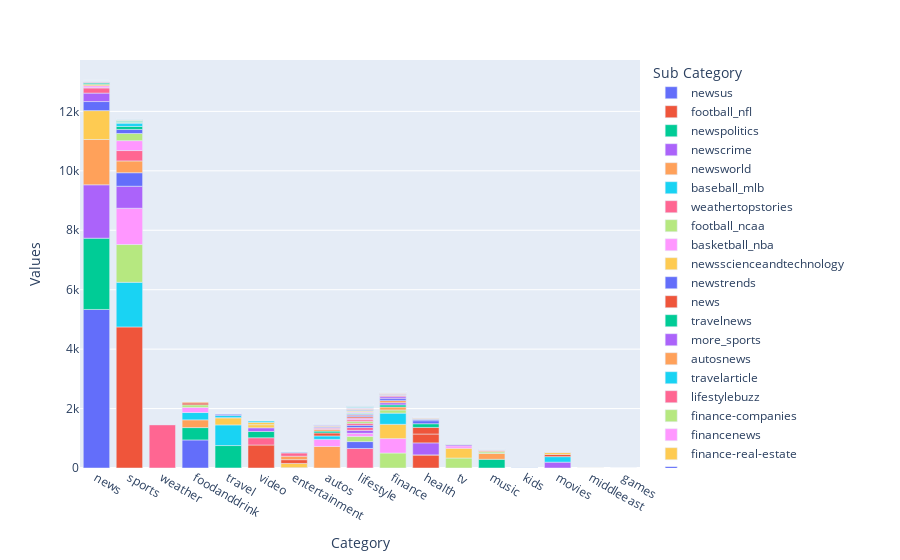

Here is the notebook cell this chart was saved with:
### Code cell
px.bar(data_frame=news_df,x='Category',y='Values',color='Sub Category')
